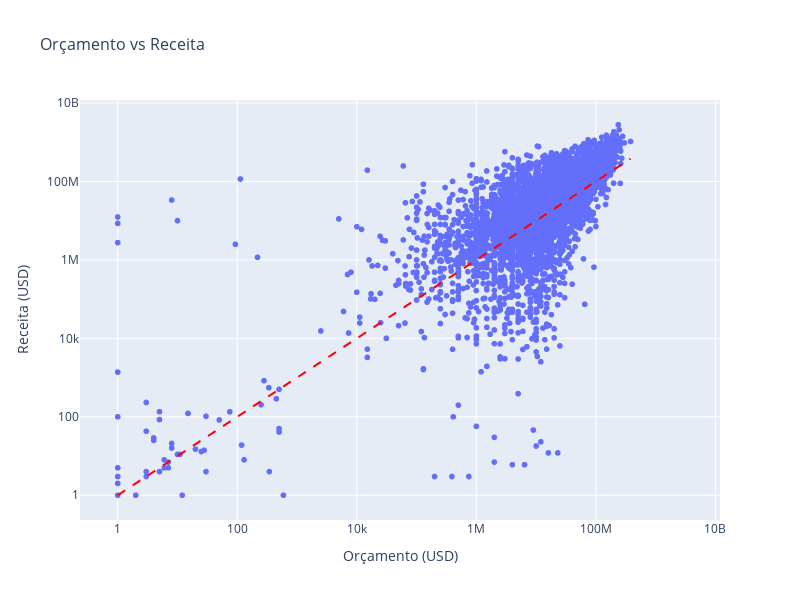

Notebook code cell kept with this figure:
### Code cell
import plotly.express as px

# Filtrando valores para evitar problemas com escalas logarítmicas (opcional)
movies_metadata_filtered = movies_metadata[(movies_metadata['budget'] > 0) & (movies_metadata['revenue'] > 0)]

# Criando o gráfico de dispersão interativo
fig = px.scatter(movies_metadata_filtered, x='budget', y='revenue', 
                 labels={'budget': 'Orçamento (USD)', 'revenue': 'Receita (USD)'},
                 title='Orçamento vs Receita')

# Definindo a mesma escala para os eixos X e Y
fig.update_xaxes(type="log", matches='y')
fig.update_yaxes(type="log", matches='x')

# Adicionando a linha onde receita = orçamento
fig.add_shape(
    type="line",
    x0=min(movies_metadata_filtered['budget']),
    y0=min(movies_metadata_filtered['budget']),
    x1=max(movies_metadata_filtered['budget']),
    y1=max(movies_metadata_filtered['budget']),
    line=dict(color="red", width=2, dash="dash"),
)

# Ajustando o layout
fig.update_layout(
    title_font_size=16,
    xaxis_title_font_size=14,
    yaxis_title_font_size=14,
    width=800,
    height=600,
    showlegend=False
)

# Exibindo o gráfico interativo
fig.show()

### Figure 1 — Plotly figure (JSON) as saved in the notebook; plotly's stock layout.template omitted (floating-point values rounded to 4 significant figures; data arrays with more than 128 entries replaced by an {"elided": "..."} marker saying what was removed)
{"data": [{"hovertemplate": "Orçamento (USD)=%{x}<br>Receita (USD)=%{y}<extra></extra>", "legendgroup": "", "marker": {"color": "#636efa", "symbol": "circle"}, "mode": "markers", "name": "", "showlegend": false, "type": "scattergl", "x": {"elided": "5375 int values"}, "xaxis": "x", "y": {"elided": "5375 int values"}, "yaxis": "y"}], "layout": {"height": 600, "legend": {"tracegroupgap": 0}, "shapes": [{"line": {"color": "red", "dash": "dash", "width": 2}, "type": "line", "x0": 1, "x1": 380000000, "y0": 1, "y1": 380000000}], "showlegend": false, "title": {"font": {"size": 16}, "text": "Orçamento vs Receita"}, "width": 800, "xaxis": {"anchor": "y", "domain": [0, 1], "matches": "y", "title": {"font": {"size": 14}, "text": "Orçamento (USD)"}, "type": "log"}, "yaxis": {"anchor": "x", "domain": [0, 1], "matches": "x", "title": {"font": {"size": 14}, "text": "Receita (USD)"}, "type": "log"}}}
